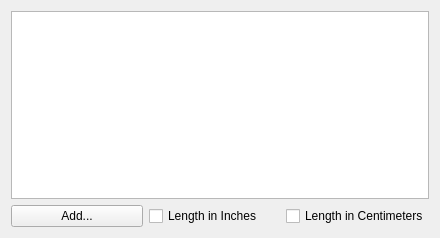
<?xml version="1.0" encoding="UTF-8"?>
<ui version="4.0">
 <class>BlockWidget</class>
 <widget class="QWidget" name="BlockWidget">
  <property name="geometry">
   <rect>
    <x>0</x>
    <y>0</y>
    <width>440</width>
    <height>238</height>
   </rect>
  </property>
  <property name="windowTitle">
   <string>Form</string>
  </property>
  <layout class="QGridLayout" name="gridLayout">
   <item row="1" column="0">
    <widget class="QPushButton" name="btnAdd">
     <property name="text">
      <string>Add...</string>
     </property>
    </widget>
   </item>
   <item row="1" column="1">
    <widget class="QCheckBox" name="chkInches">
     <property name="text">
      <string>Length in Inches</string>
     </property>
    </widget>
   </item>
   <item row="1" column="2">
    <widget class="QCheckBox" name="chlCentimeters">
     <property name="text">
      <string>Length in Centimeters</string>
     </property>
    </widget>
   </item>
   <item row="0" column="0" colspan="3">
    <widget class="JTable" name="tableView"/>
   </item>
  </layout>
 </widget>
 <customwidgets>
  <customwidget>
   <class>JTable</class>
   <extends>QTableView</extends>
   <header location="global">jtable.h</header>
  </customwidget>
 </customwidgets>
 <resources/>
 <connections/>
</ui>
